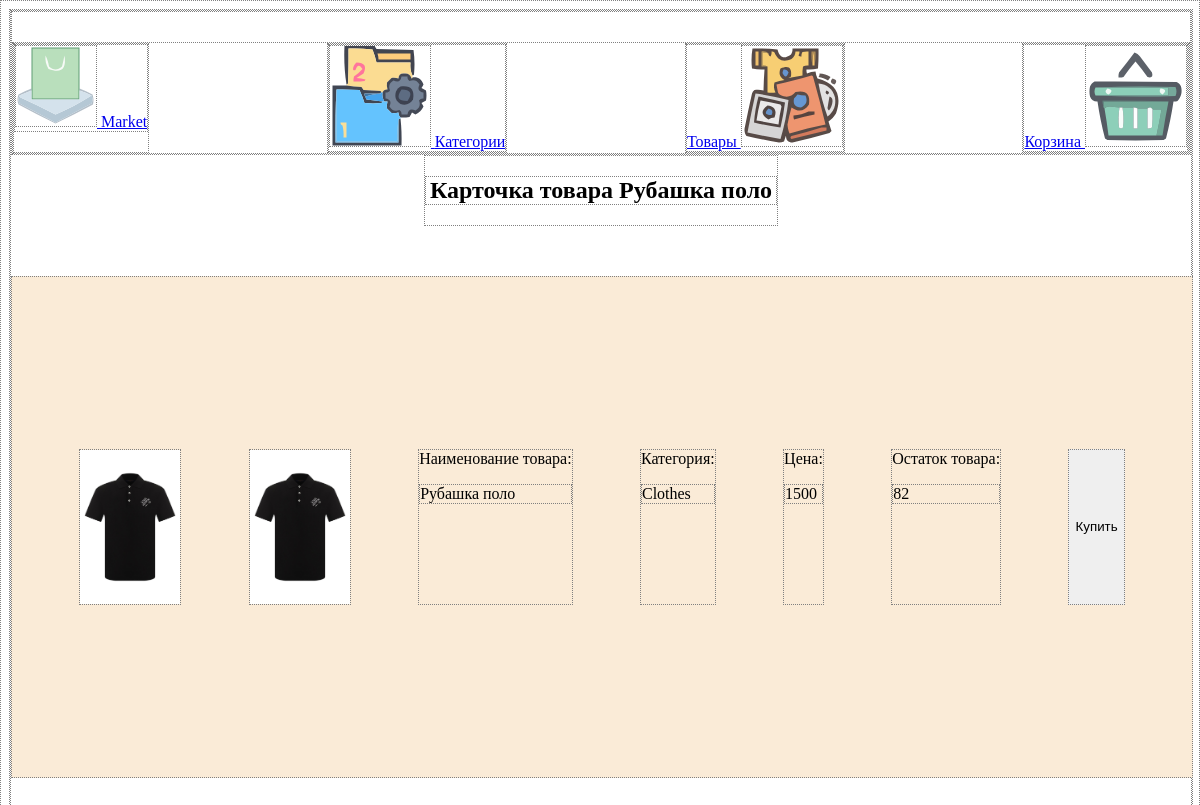
/goods/detail.php?id=4, run on the app's committed database.
### tables this page shows
CREATE TABLE `Goods` (
  `ID` int(11) NOT NULL,
  `Name` varchar(50) NOT NULL,
  `Descr` text NOT NULL,
  `Amount` int(11) DEFAULT '0',
  `Price` int(11) DEFAULT '0',
  `Category` int(4) DEFAULT '0',
  `Picture` varchar(100) DEFAULT NULL
);

CREATE TABLE `Category` (
  `ID` int(11) NOT NULL,
  `Category` varchar(50) NOT NULL
);

### assets/Goods.php (called while the page is built, shortened)
<?php
class Goods
{
    public function getItems($sql, $catId = 0)
    {
        $link = mysqli_connect("localhost", "root", "", "im");
        mysqli_set_charset($link, "utf8");
        if ($link !== false) {
            return mysqli_query($link, $sql);
        }
    }
}

### goods/detail.php (the view, shortened to what this page needs)
<?
include $_SERVER['DOCUMENT_ROOT'].'/assets/Goods.php';
?>
<? include_once $_SERVER['DOCUMENT_ROOT'].'/header.php';?>
        <? if (!empty($_GET['id'])):?>
            <? $goods = new Goods();
            $id = $_GET['id'];
            $result = $goods->getItems("SELECT * FROM `Goods` as Go LEFT JOIN `Category` as Cat ON Go.Category=Cat.ID AND Go.ID=$id LIMIT 1");
            while ($row = mysqli_fetch_array($result)) :?>
        <div class="center"><h2>Карточка товара <?=$row['Name']?></h2></div>
        <div class="roulone">
            <? $arrImg = explode(',',$row['Picture']);?>
            <? if (count($arrImg)>1): ?>
                <? foreach($arrImg as $img): ?>
                    <img src="<?=$img?>" alt="<?=$row['Name']?>" id="img"></img>
                <? endforeach;?>
            <? else:?>
                    <img src="<?=$row['Picture']?>" alt="<?=$row['Name']?>" id="img"></img>
            <? endif; ?>
                <span>Наименование товара: <p id="name"><?= $row['Name'] ?></p></span>
                <span>Категория: <p id="cat"><?= $row['Category']?></p></span>
                <span >Цена: <p id="price"><?= $row['Price'] ?></p></span>
                <span>Остаток товара: <p id="amount"><?= $row['Amount'] ?></p></span>
                <?if ($row['Amount']>0):?>
                <button class="buy-btn" data-id="<?=$_GET['id']?>">Купить</button>
                <? endif; ?>
        </div>
        <? endwhile; ?>
        <? endif; ?>
    </div>
</div>
<? include_once $_SERVER['DOCUMENT_ROOT'].'/footer.php';?>

### assets/main.css (style rules this page uses)
* { border: 1px dotted gray; }
img { width: 100px; height: auto; }
body { border: transparent; }
.roulone { margin: 50px 0; background: antiquewhite; width: 100%; height: fit-content; min-height: 500px; display: flex; justify-content: space-evenly; align-content: center; flex-wrap: wrap; }
.center { margin: 0 35%; }
h2 { text-align: center; }

### data on the page
goods: Name "Рубашка поло", Picture (picture), category.Category "Clothes", Price "1500", Amount "82"
